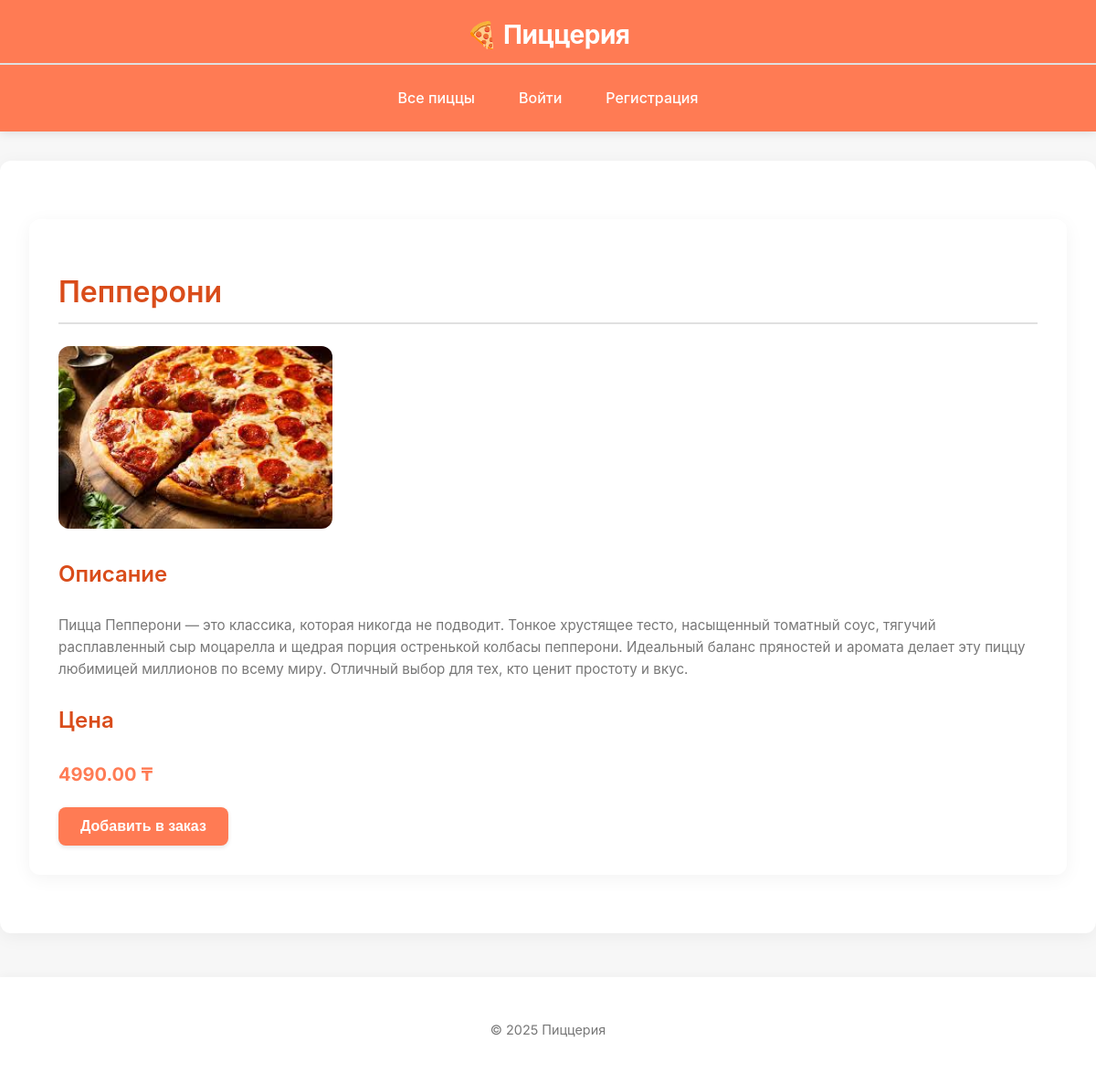
/1/, run on the app's committed database.
### pizza/models.py (models this page shows, shortened)
class Pizza(models.Model):
    name = models.CharField(max_length=200)
    description = models.TextField()
    price = models.DecimalField(max_digits=6, decimal_places=2)
    image = models.ImageField(upload_to='pizza/')
    category = models.ForeignKey(Category, on_delete=models.SET_NULL, null=True, blank=True, related_name='pizzas')

### pizza/views.py (the view)
# urls.py: path('<int:pk>/', views.pizza_detail, name='pizza_detail'),
def pizza_detail(request, pk):
    pizza = get_object_or_404(Pizza, pk=pk)
    return render(request, 'pizza/pizza_detail.html', {'pizza': pizza})

### pizza/templates/pizza/pizza_detail.html (shortened to what this page needs)
{% extends 'base.html' %}
{% block content %}
<div class="container animate-fade">
    <div class="pizza-detail">
        <h1>{{ pizza.name }}</h1>
        <div class="pizza-image">
            {% if pizza.image %}
                <img src="{{ pizza.image.url }}" alt="{{ pizza.name }}" style="width: 100%; height: auto; object-fit: cover;">
            {% endif %}
        </div>
        <div class="pizza-info">
            <div class="pizza-description">
                <h3>Описание</h3>
                <p>{{ pizza.description }}</p>
            </div>
            <div class="pizza-price">
                <h3>Цена</h3>
                <p>{{ pizza.price }} ₸</p>
            </div>
            <form action="{% url 'create_order' %}" method="post" class="mt-4">
                <button type="submit" class="btn btn-primary btn-lg">Добавить в заказ</button>
            </form>
        </div>
    </div>
</div>
{% endblock %}

### static/css/styles.css (style rules this page uses)
:root { --primary-color: #FF7B54; --primary-light: #FFB26B; --primary-dark: #D94C1A; --secondary-color: #939B62; --background: #F7F7F7; --card-bg: #FFFFFF; --text-color: #333333; --text-light: #777777; --border-color: #E0E0E0; --success-color: #4CAF50; --warning-color: #FF9800; --error-color: #F44336; }
body { font-family: 'Inter', -apple-system, BlinkMacSystemFont, 'Segoe UI', Roboto, Oxygen, Ubuntu, Cantarell, sans-serif; background-color: var(--background); color: var(--text-color); margin: 0; padding: 0; line-height: 1.6; }
.container { max-width: 1200px; margin: 2rem auto; padding: 2rem; background-color: var(--card-bg); border-radius: 12px; box-shadow: 0 4px 20px rgba(0, 0, 0, 0.05); }
h1, h2, h3 { color: var(--primary-dark); margin-bottom: 1.5rem; font-weight: 600; }
h1 { font-size: 2rem; border-bottom: 2px solid var(--border-color); padding-bottom: 0.5rem; }
h3 { font-size: 1.5rem; }
button, .btn { padding: 0.75rem 1.5rem; font-size: 1rem; border: none; border-radius: 8px; cursor: pointer; font-weight: 600; transition: all 0.3s ease; display: inline-flex; align-items: center; justify-content: center; gap: 0.5rem; box-shadow: 0 2px 5px rgba(0, 0, 0, 0.1); }
button.btn-primary, .btn-primary { background-color: var(--primary-color); color: white; }
.pizza-description { color: var(--text-light); margin-bottom: 1rem; font-size: 0.95rem; }
.pizza-price { font-weight: 700; font-size: 1.25rem; color: var(--primary-color); }
.animate-fade { animation: fadeIn 0.5s ease forwards; }
.pizza-image { max-width: 300px; max-height: 300px; overflow: hidden; }
.pizza-image img { width: 100%; height: auto; object-fit: cover; border-radius: 12px; }

### data on the page
Pizza: name "Пепперони", image (picture), description "Пицца Пепперони — это классика, которая никогда не подводит. Тонкое хрустящее тесто, насыщенный томатный соус, тягучий расплавленный сыр моцарелла и щедрая порция остренькой колбасы пепперони. Идеальный баланс пряностей и аромата делает эту пиццу любимицей миллионов по всему миру. Отличный выбор для тех, кто ценит простоту и вкус.", price "4990.00"
